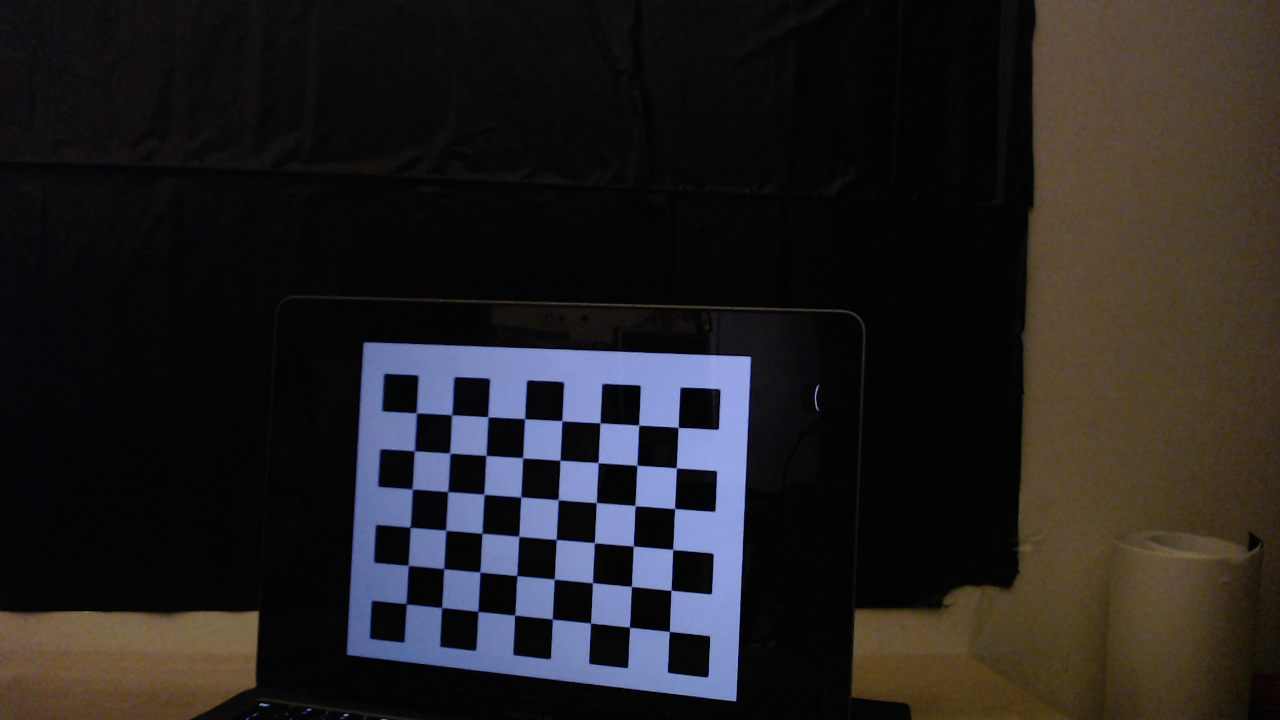
#> input picture Calibrate_Alternative/LEFT/14_rgb.png, 1280 x 720 px
$ python calibrate2.py   (older library calls are emulated)
#> lines starting #> are read from the running program, lines starting #| are printed output that depends on the picture; after the words box and inside, x2 and y2 are one past the last pixel; in counts of white or black regions, pixels touching at a corner belong together
import numpy as np
import cv2
import glob

# Define chessboard parameters
chessboard_size = (8, 6)  # Inner corners of the chessboard
square_size = 0.0254  # Size of one square in meters

# Termination criteria for corner detection
criteria = (cv2.TERM_CRITERIA_EPS + cv2.TERM_CRITERIA_MAX_ITER, 30, 0.001)

# Prepare object points, like (0,0,0), (1,0,0), (2,0,0) ....,(8,5,0)
objp = np.zeros((np.prod(chessboard_size), 3), dtype=np.float32)
objp[:, :2] = np.mgrid[0:chessboard_size[0], 0:chessboard_size[1]].T.reshape(-1, 2) * square_size

# Arrays to store object points and image points from all the images.
objpoints_single = []  # 3d point in real world space for single calibration
imgpoints1_single = []  # 2d points in image plane for camera 1 for single calibration
imgpoints2_single = []  # 2d points in image plane for camera 2 for single calibration

objpoints_stereo = []  # 3d point in real world space for stereo calibration
imgpoints1_stereo = []  # 2d points in image plane for camera 1 for stereo calibration
imgpoints2_stereo = []  # 2d points in image plane for camera 2 for stereo calibration

# Load images for single calibration from both cameras
images1_single = glob.glob('Calibrate_Alternative/LEFT_SINGLE/*.png')
images2_single = glob.glob('Calibrate_Alternative/RIGHT_SINGLE/*.png')

print(images1_single)
print(images2_single)

for img_path1, img_path2 in zip(images1_single, images2_single):
    img1 = cv2.imread(img_path1)
    img2 = cv2.imread(img_path2)

    # Convert images to grayscale
    gray1 = cv2.cvtColor(img1, cv2.COLOR_BGR2GRAY)
    gray2 = cv2.cvtColor(img2, cv2.COLOR_BGR2GRAY)

    # Find chessboard corners
    ret1, corners1 = cv2.findChessboardCorners(gray1, chessboard_size, None)
    ret2, corners2 = cv2.findChessboardCorners(gray2, chessboard_size, None)

    if ret1 and ret2:
        objpoints_single.append(objp)

        # Refine corner locations
        corners1 = cv2.cornerSubPix(gray1, corners1, (11, 11), (-1, -1), criteria)
        imgpoints1_single.append(corners1)

        corners2 = cv2.cornerSubPix(gray2, corners2, (11, 11), (-1, -1), criteria)
        imgpoints2_single.append(corners2)

        # Draw and display the corners
        cv2.drawChessboardCorners(img1, chessboard_size, corners1, ret1)
        cv2.imshow('Chessboard Corners - Single Calibration (Camera 1)', img1)
        cv2.drawChessboardCorners(img2, chessboard_size, corners2, ret2)
        cv2.imshow('Chessboard Corners - Single Calibration (Camera 2)', img2)
        cv2.waitKey(500)

# Load images for stereo calibration from both cameras
images1_stereo = glob.glob('Calibrate_Alternative/LEFT/*.png')
images2_stereo = glob.glob('Calibrate_Alternative/RIGHT/*.png')

for img_path1, img_path2 in zip(images1_stereo, images2_stereo):
    img1 = cv2.imread(img_path1)
#> img1 is the input picture: shape (720, 1280, 3); mean B, G, R 32.5, 32.4, 35
    img2 = cv2.imread(img_path2)
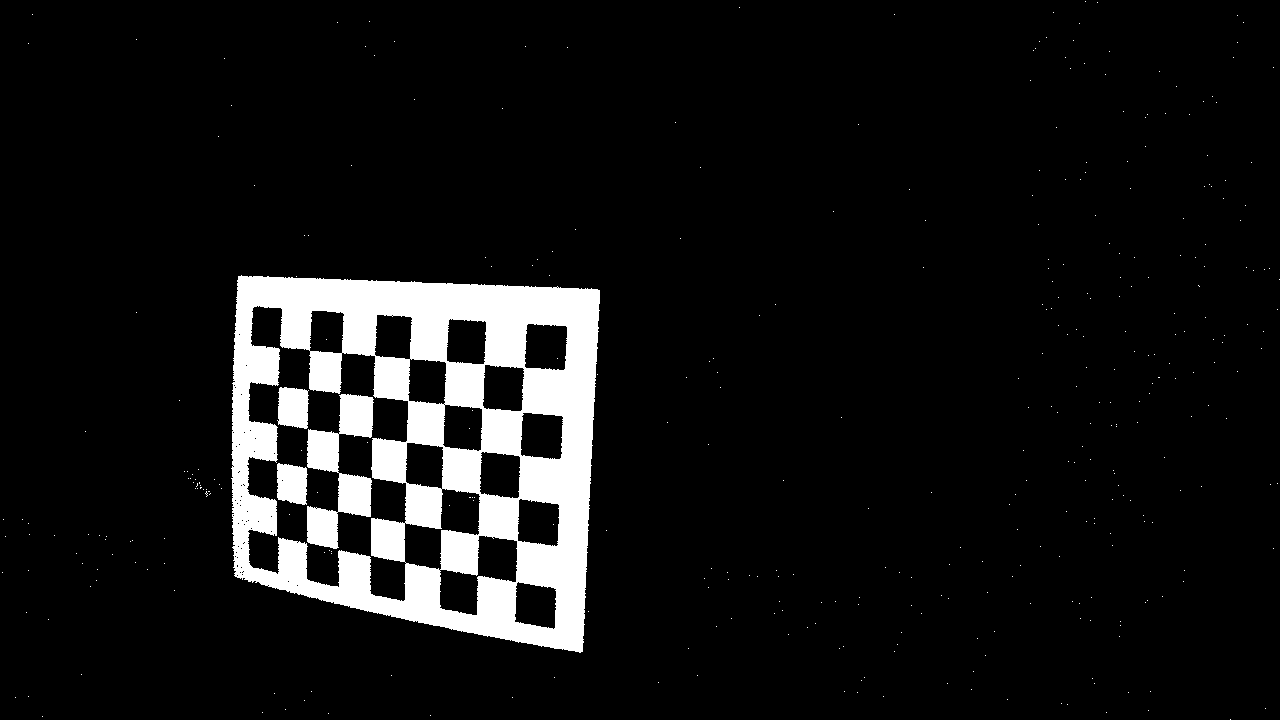
#> input picture Calibrate_Alternative/RIGHT/14_event.png, 1280 x 720 px
#> img2 is the input picture: shape (720, 1280, 3); 8.3% white; 378 white regions (374 under 20 px), largest, box (x1, y1, x2, y2) and area: (231, 275, 600, 653) 68851, (307, 394, 374, 549) 4980, (277, 387, 309, 429) 1134, (277, 463, 308, 505) 1088

    # Convert images to grayscale
    gray1 = cv2.cvtColor(img1, cv2.COLOR_BGR2GRAY)
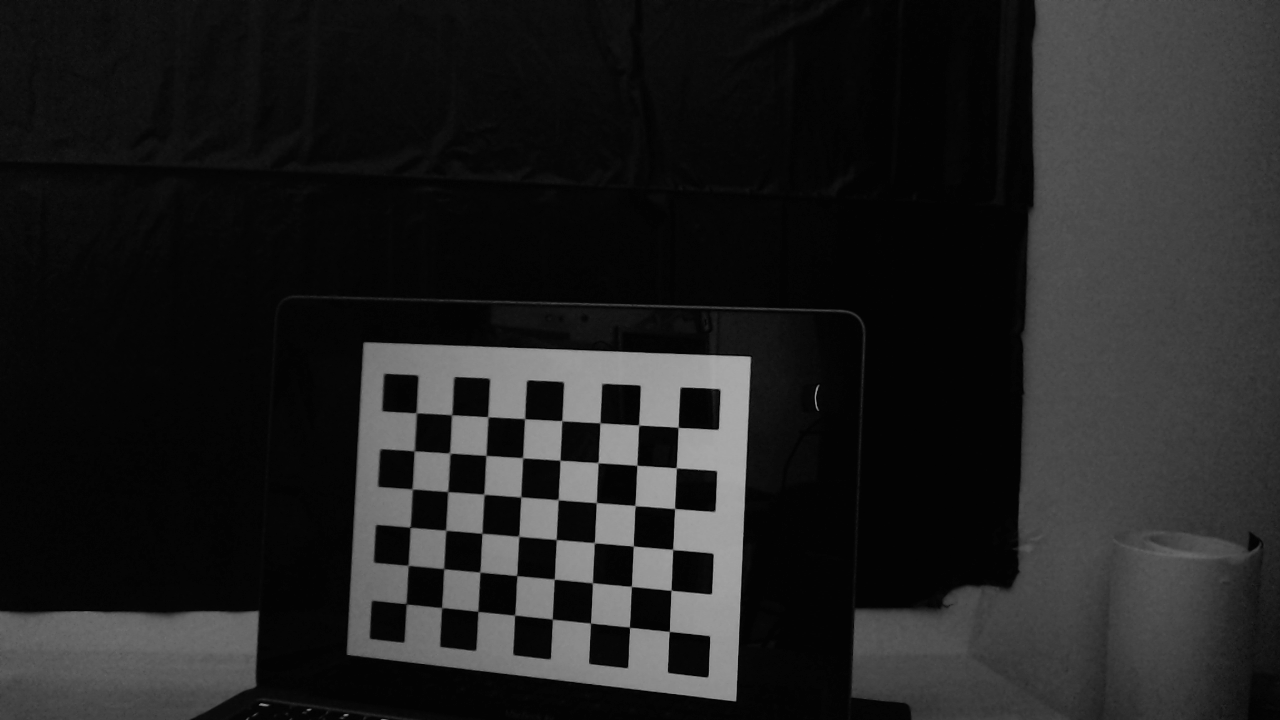
#> gray1: shape (720, 1280); min 2, max 175, mean 33.2
    gray2 = cv2.cvtColor(img2, cv2.COLOR_BGR2GRAY)

    # Find chessboard corners
    ret1, corners1 = cv2.findChessboardCorners(gray1, chessboard_size, None)
#> ret1 = True; corners1 = 48 rows, first 8: [415.9, 412.5], [451.4, 414.9], [487.7, 416.7], [524.6, 418.6], [561.7, 420.5], [599.9, 422.8], [638.7, 425], [678.1, 427.3]
    ret2, corners2 = cv2.findChessboardCorners(gray2, chessboard_size, None)
#> ret2 = True; corners2 = 48 rows, first 8: [279.6, 347.2], [309.4, 350.4], [341.5, 352.3], [374.8, 355.2], [409.5, 358.8], [445.2, 361.7], [483.7, 363.8], [524.3, 367]

    if ret1 and ret2:
        objpoints_stereo.append(objp)

        # Refine corner locations
        corners1 = cv2.cornerSubPix(gray1, corners1, (11, 11), (-1, -1), criteria)
#> corners1 = 48 rows, first 8: [416.3, 412.8], [451.6, 414.7], [487.8, 416.8], [524.6, 418.7], [561.8, 420.7], [599.9, 422.8], [638.7, 425], [678.1, 427.4]
        imgpoints1_stereo.append(corners1)

        corners2 = cv2.cornerSubPix(gray2, corners2, (11, 11), (-1, -1), criteria)
#> corners2 = 48 rows, first 8: [279.5, 347.1], [309.5, 350], [341.6, 353.1], [374.5, 355.5], [409.6, 358.9], [445.9, 361.5], [484.4, 363.6], [523.9, 367.4]
        imgpoints2_stereo.append(corners2)

        # Draw and display the corners
        cv2.drawChessboardCorners(img1, chessboard_size, corners1, ret1)
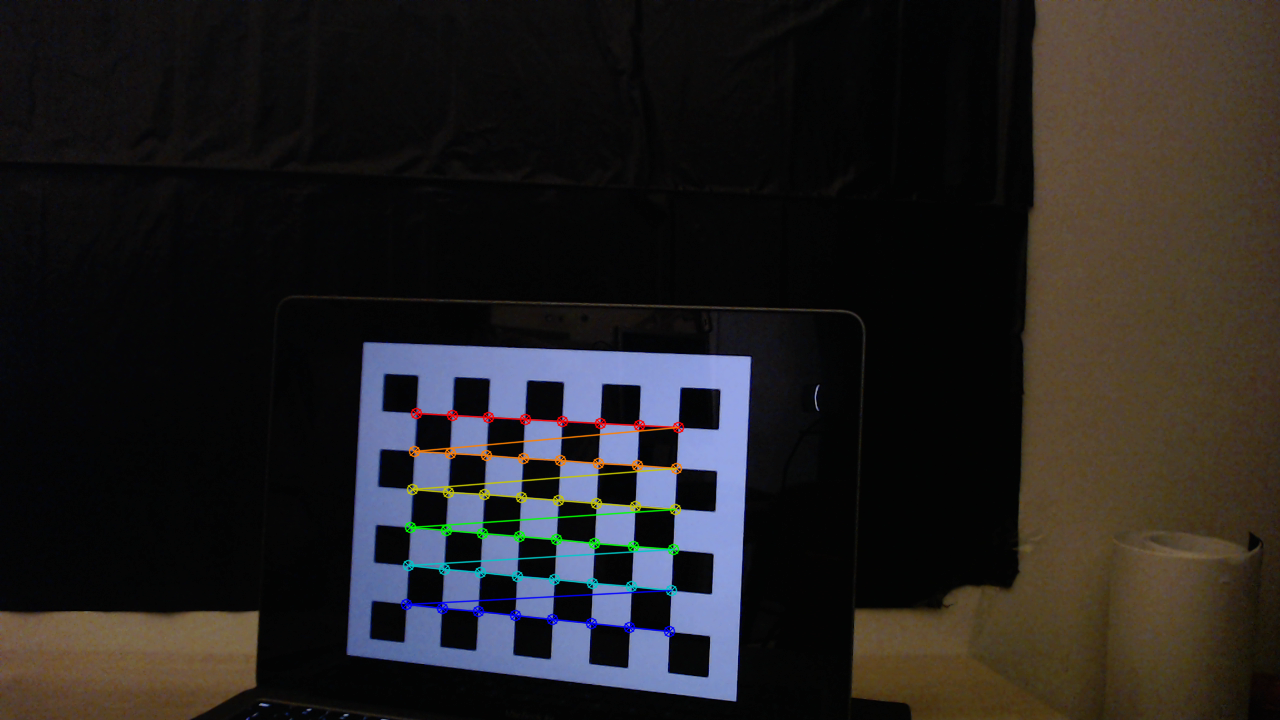
#> img1: shape (720, 1280, 3); 1.35% of pixels changed, all inside (x1, y1, x2, y2) = (400, 407, 685, 638)
        cv2.imshow('Chessboard Corners - Stereo Calibration (Camera 1)', img1)
        cv2.drawChessboardCorners(img2, chessboard_size, corners2, ret2)
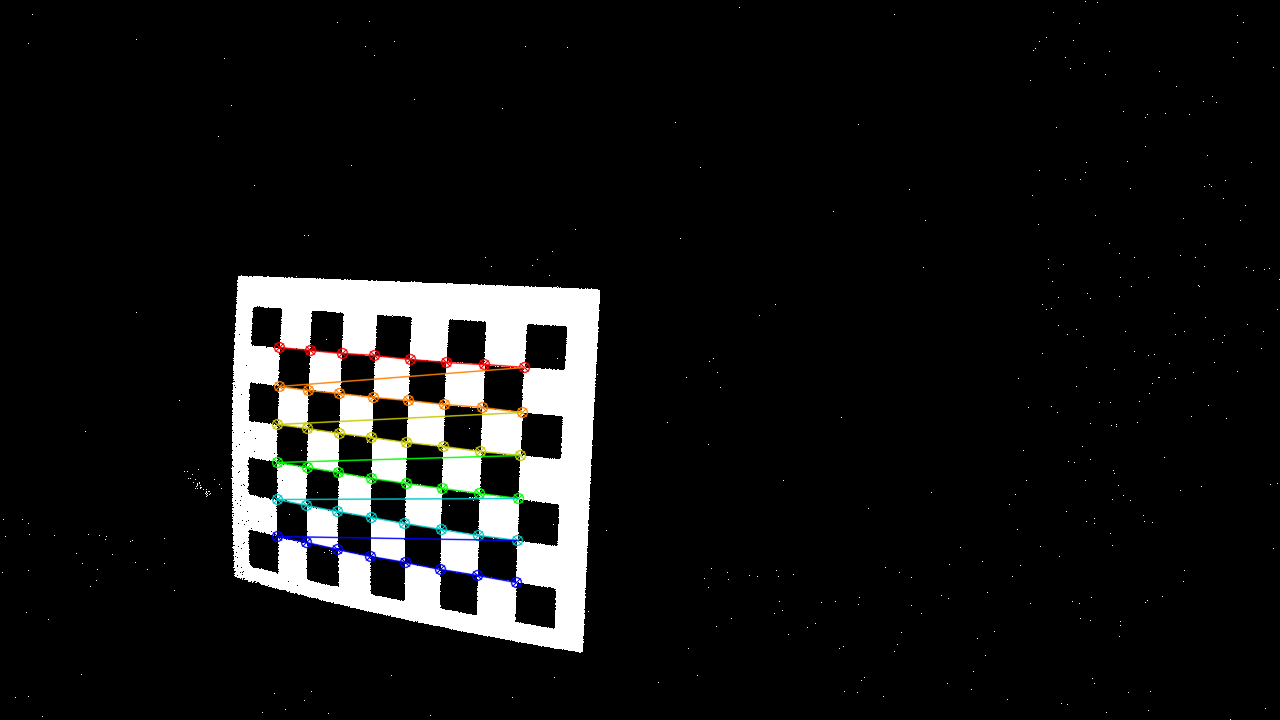
#> img2: shape (720, 1280, 3); 1.27% of pixels changed, all inside (x1, y1, x2, y2) = (271, 341, 531, 589)
        cv2.imshow('Chessboard Corners - Stereo Calibration (Camera 2)', img2)
        cv2.waitKey(500)

cv2.destroyAllWindows()

# Single camera calibration
#> (the run stopped early here; a loop or call above may not have finished)
